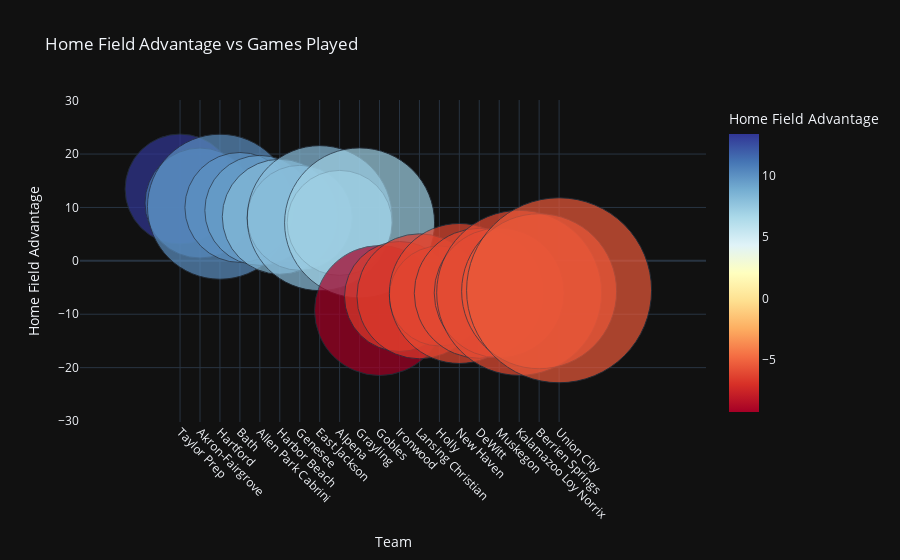

Notebook code for this chart:
### Code cell
# Filter the data to only include teams that have played at least 20 games
df_filtered = df[df['games'] >= 20]

# Recalculate home field advantage and top boost/underperform teams
df_filtered['home_field_advantage'] = df_filtered['home_run_diff'] - df_filtered['away_run_diff']
top_boost_teams_filtered = df_filtered.nlargest(10, 'home_field_advantage')
top_underperform_teams_filtered = df_filtered.nsmallest(10, 'home_field_advantage')

# Combine the two dataframes into one for easier plotting
combined_df = pd.concat([top_boost_teams_filtered, top_underperform_teams_filtered])

import plotly.express as px

fig = px.scatter(combined_df,
                 x='primary_team',
                 y='home_field_advantage',
                 size='games', # size of bubbles represents number of games played
                 color='home_field_advantage', # color represents home field advantage/disadvantage
                 color_continuous_scale=px.colors.diverging.RdYlBu, # color blind friendly color scale
                 labels={
                     'primary_team': 'Team',
                     'home_field_advantage': 'Home Field Advantage',
                     'games': 'Games Played'},
                 title='Home Field Advantage vs Games Played',
                 template='plotly_dark') # use dark theme

# Adjust size range for clarity
fig.update_traces(marker=dict(sizemode='diameter', sizemin=8, sizeref=0.2))

# Rotate x-axis labels for readability
fig.update_xaxes(tickangle=45)

fig.show()

### Figure 1 — Plotly figure (JSON) as saved in the notebook; plotly's stock layout.template omitted (floating-point values rounded to 4 significant figures)
{"data": [{"hovertemplate": "Team=%{x}<br>Home Field Advantage=%{marker.color}<br>Games Played=%{marker.size}<extra></extra>", "legendgroup": "", "marker": {"color": [13.45, 10.83, 10.14, 10, 9.45, 8.254, 8.055, 8, 7.109, 7.109, -9.308, -6.675, -6.641, -6.576, -6.111, -6.077, -6.006, -6, -5.691, -5.512], "coloraxis": "coloraxis", "size": [22, 22, 29, 22, 22, 23, 21, 29, 21, 30, 26, 22, 25, 20, 28, 26, 26, 33, 31, 37], "sizemin": 8, "sizemode": "diameter", "sizeref": 0.2, "symbol": "circle"}, "mode": "markers", "name": "", "orientation": "v", "showlegend": false, "type": "scatter", "x": ["Taylor Prep", "Akron-Fairgrove", "Hartford", "Bath", "Allen Park Cabrini", "Harbor Beach", "Genesee", "East Jackson", "Alpena", "Grayling", "Gobles", "Ironwood", "Lansing Christian", "Holly", "New Haven", "DeWitt", "Muskegon", "Kalamazoo Loy Norrix", "Berrien Springs", "Union City"], "xaxis": "x", "y": [13.45, 10.83, 10.14, 10, 9.45, 8.254, 8.055, 8, 7.109, 7.109, -9.308, -6.675, -6.641, -6.576, -6.111, -6.077, -6.006, -6, -5.691, -5.512], "yaxis": "y"}], "layout": {"coloraxis": {"colorbar": {"title": {"text": "Home Field Advantage"}}, "colorscale": [[0, "rgb(165,0,38)"], [0.1, "rgb(215,48,39)"], [0.2, "rgb(244,109,67)"], [0.3, "rgb(253,174,97)"], [0.4, "rgb(254,224,144)"], [0.5, "rgb(255,255,191)"], [0.6, "rgb(224,243,248)"], [0.7, "rgb(171,217,233)"], [0.8, "rgb(116,173,209)"], [0.9, "rgb(69,117,180)"], [1, "rgb(49,54,149)"]]}, "legend": {"itemsizing": "constant", "tracegroupgap": 0}, "title": {"text": "Home Field Advantage vs Games Played"}, "xaxis": {"anchor": "y", "domain": [0, 1], "tickangle": 45, "title": {"text": "Team"}}, "yaxis": {"anchor": "x", "domain": [0, 1], "title": {"text": "Home Field Advantage"}}}}
